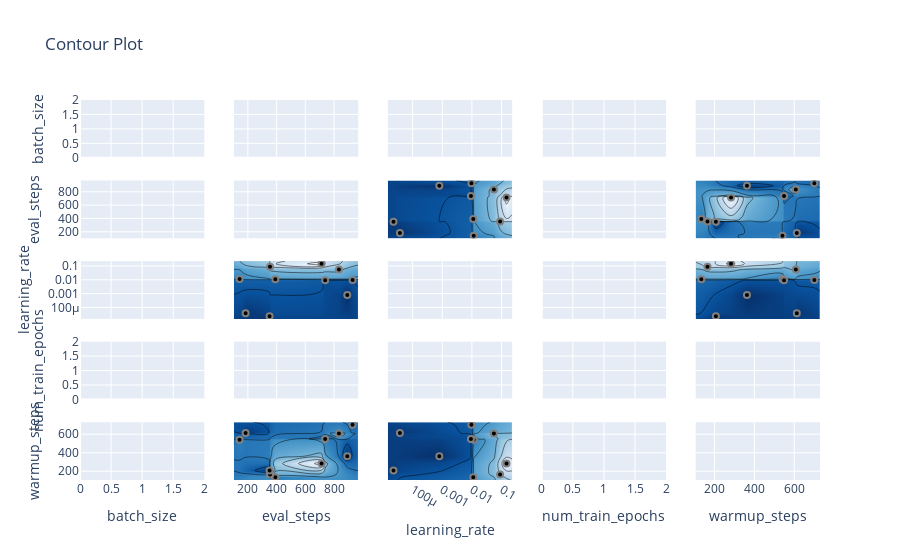

The notebook cell this image was saved under:
### Code cell
plot_contour(study)

### Figure 1 — Plotly figure (JSON) as saved in the notebook; plotly's stock layout.template omitted (floating-point values rounded to 4 significant figures; data arrays with more than 128 entries replaced by an {"elided": "..."} marker saying what was removed)
{"data": [{"type": "scatter", "xaxis": "x", "yaxis": "y"}, {"showscale": true, "type": "contour", "xaxis": "x6", "yaxis": "y6"}, {"type": "scatter", "xaxis": "x6", "yaxis": "y6"}, {"showscale": false, "type": "contour", "xaxis": "x11", "yaxis": "y11"}, {"type": "scatter", "xaxis": "x11", "yaxis": "y11"}, {"showscale": false, "type": "contour", "xaxis": "x16", "yaxis": "y16"}, {"type": "scatter", "xaxis": "x16", "yaxis": "y16"}, {"showscale": false, "type": "contour", "xaxis": "x21", "yaxis": "y21"}, {"type": "scatter", "xaxis": "x21", "yaxis": "y21"}, {"showscale": false, "type": "contour", "xaxis": "x2", "yaxis": "y2"}, {"type": "scatter", "xaxis": "x2", "yaxis": "y2"}, {"type": "scatter", "xaxis": "x7", "yaxis": "y7"}, {"colorbar": {"title": {"text": "Objective Value"}}, "colorscale": [[0, "rgb(247,251,255)"], [0.125, "rgb(222,235,247)"], [0.25, "rgb(198,219,239)"], [0.375, "rgb(158,202,225)"], [0.5, "rgb(107,174,214)"], [0.625, "rgb(66,146,198)"], [0.75, "rgb(33,113,181)"], [0.875, "rgb(8,81,156)"], [1, "rgb(8,48,107)"]], "connectgaps": true, "contours": {"coloring": "heatmap"}, "hoverinfo": "none", "line": {"smoothing": 1.3}, "reversescale": true, "showscale": false, "type": "contour", "x": [102.7, 142, 184, 351, 354, 391, 713, 738, 834, 892, 929, 968.4], "xaxis": "x12", "y": [1.463e-05, 2.268e-05, 3.727e-05, 0.0007947, 0.009296, 0.009608, 0.01112, 0.0115, 0.05521, 0.08912, 0.1467, 0.2275], "yaxis": "y12", "z": {"elided": "12x12 float values"}}, {"marker": {"color": "black", "line": {"color": "Gray", "width": 2}}, "mode": "markers", "name": "Feasible Trial", "showlegend": false, "type": "scatter", "x": [391, 834, 142, 892, 738, 184, 713, 929, 354, 351], "xaxis": "x12", "y": [0.01112, 0.05521, 0.0115, 0.0007947, 0.009296, 3.727e-05, 0.1467, 0.009608, 0.08912, 2.268e-05], "yaxis": "y12"}, {"showscale": false, "type": "contour", "xaxis": "x17", "yaxis": "y17"}, {"type": "scatter", "xaxis": "x17", "yaxis": "y17"}, {"colorbar": {"title": {"text": "Objective Value"}}, "colorscale": [[0, "rgb(247,251,255)"], [0.125, "rgb(222,235,247)"], [0.25, "rgb(198,219,239)"], [0.375, "rgb(158,202,225)"], [0.5, "rgb(107,174,214)"], [0.625, "rgb(66,146,198)"], [0.75, "rgb(33,113,181)"], [0.875, "rgb(8,81,156)"], [1, "rgb(8,48,107)"]], "connectgaps": true, "contours": {"coloring": "heatmap"}, "hoverinfo": "none", "line": {"smoothing": 1.3}, "reversescale": true, "showscale": false, "type": "contour", "x": [102.7, 142, 184, 351, 354, 391, 713, 738, 834, 892, 929, 968.4], "xaxis": "x22", "y": [105.7, 134, 165, 207, 283, 363, 541, 549, 608, 613, 701, 729.4], "yaxis": "y22", "z": {"elided": "12x12 float values"}}, {"marker": {"color": "black", "line": {"color": "Gray", "width": 2}}, "mode": "markers", "name": "Feasible Trial", "showlegend": false, "type": "scatter", "x": [391, 834, 142, 892, 738, 184, 713, 929, 354, 351], "xaxis": "x22", "y": [134, 608, 541, 363, 549, 613, 283, 701, 165, 207], "yaxis": "y22"}, {"showscale": false, "type": "contour", "xaxis": "x3", "yaxis": "y3"}, {"type": "scatter", "xaxis": "x3", "yaxis": "y3"}, {"colorbar": {"title": {"text": "Objective Value"}}, "colorscale": [[0, "rgb(247,251,255)"], [0.125, "rgb(222,235,247)"], [0.25, "rgb(198,219,239)"], [0.375, "rgb(158,202,225)"], [0.5, "rgb(107,174,214)"], [0.625, "rgb(66,146,198)"], [0.75, "rgb(33,113,181)"], [0.875, "rgb(8,81,156)"], [1, "rgb(8,48,107)"]], "connectgaps": true, "contours": {"coloring": "heatmap"}, "hoverinfo": "none", "line": {"smoothing": 1.3}, "reversescale": true, "showscale": false, "type": "contour", "x": [1.463e-05, 2.268e-05, 3.727e-05, 0.0007947, 0.009296, 0.009608, 0.01112, 0.0115, 0.05521, 0.08912, 0.1467, 0.2275], "xaxis": "x8", "y": [102.7, 142, 184, 351, 354, 391, 713, 738, 834, 892, 929, 968.4], "yaxis": "y8", "z": {"elided": "12x12 float values"}}, {"marker": {"color": "black", "line": {"color": "Gray", "width": 2}}, "mode": "markers", "name": "Feasible Trial", "showlegend": false, "type": "scatter", "x": [0.01112, 0.05521, 0.0115, 0.0007947, 0.009296, 3.727e-05, 0.1467, 0.009608, 0.08912, 2.268e-05], "xaxis": "x8", "y": [391, 834, 142, 892, 738, 184, 713, 929, 354, 351], "yaxis": "y8"}, {"type": "scatter", "xaxis": "x13", "yaxis": "y13"}, {"showscale": false, "type": "contour", "xaxis": "x18", "yaxis": "y18"}, {"type": "scatter", "xaxis": "x18", "yaxis": "y18"}, {"colorbar": {"title": {"text": "Objective Value"}}, "colorscale": [[0, "rgb(247,251,255)"], [0.125, "rgb(222,235,247)"], [0.25, "rgb(198,219,239)"], [0.375, "rgb(158,202,225)"], [0.5, "rgb(107,174,214)"], [0.625, "rgb(66,146,198)"], [0.75, "rgb(33,113,181)"], [0.875, "rgb(8,81,156)"], [1, "rgb(8,48,107)"]], "connectgaps": true, "contours": {"coloring": "heatmap"}, "hoverinfo": "none", "line": {"smoothing": 1.3}, "reversescale": true, "showscale": false, "type": "contour", "x": [1.463e-05, 2.268e-05, 3.727e-05, 0.0007947, 0.009296, 0.009608, 0.01112, 0.0115, 0.05521, 0.08912, 0.1467, 0.2275], "xaxis": "x23", "y": [105.7, 134, 165, 207, 283, 363, 541, 549, 608, 613, 701, 729.4], "yaxis": "y23", "z": {"elided": "12x12 float values"}}, {"marker": {"color": "black", "line": {"color": "Gray", "width": 2}}, "mode": "markers", "name": "Feasible Trial", "showlegend": false, "type": "scatter", "x": [0.01112, 0.05521, 0.0115, 0.0007947, 0.009296, 3.727e-05, 0.1467, 0.009608, 0.08912, 2.268e-05], "xaxis": "x23", "y": [134, 608, 541, 363, 549, 613, 283, 701, 165, 207], "yaxis": "y23"}, {"showscale": false, "type": "contour", "xaxis": "x4", "yaxis": "y4"}, {"type": "scatter", "xaxis": "x4", "yaxis": "y4"}, {"showscale": false, "type": "contour", "xaxis": "x9", "yaxis": "y9"}, {"type": "scatter", "xaxis": "x9", "yaxis": "y9"}, {"showscale": false, "type": "contour", "xaxis": "x14", "yaxis": "y14"}, {"type": "scatter", "xaxis": "x14", "yaxis": "y14"}, {"type": "scatter", "xaxis": "x19", "yaxis": "y19"}, {"showscale": false, "type": "contour", "xaxis": "x24", "yaxis": "y24"}, {"type": "scatter", "xaxis": "x24", "yaxis": "y24"}, {"showscale": false, "type": "contour", "xaxis": "x5", "yaxis": "y5"}, {"type": "scatter", "xaxis": "x5", "yaxis": "y5"}, {"colorbar": {"title": {"text": "Objective Value"}}, "colorscale": [[0, "rgb(247,251,255)"], [0.125, "rgb(222,235,247)"], [0.25, "rgb(198,219,239)"], [0.375, "rgb(158,202,225)"], [0.5, "rgb(107,174,214)"], [0.625, "rgb(66,146,198)"], [0.75, "rgb(33,113,181)"], [0.875, "rgb(8,81,156)"], [1, "rgb(8,48,107)"]], "connectgaps": true, "contours": {"coloring": "heatmap"}, "hoverinfo": "none", "line": {"smoothing": 1.3}, "reversescale": true, "showscale": false, "type": "contour", "x": [105.7, 134, 165, 207, 283, 363, 541, 549, 608, 613, 701, 729.4], "xaxis": "x10", "y": [102.7, 142, 184, 351, 354, 391, 713, 738, 834, 892, 929, 968.4], "yaxis": "y10", "z": {"elided": "12x12 float values"}}, {"marker": {"color": "black", "line": {"color": "Gray", "width": 2}}, "mode": "markers", "name": "Feasible Trial", "showlegend": false, "type": "scatter", "x": [134, 608, 541, 363, 549, 613, 283, 701, 165, 207], "xaxis": "x10", "y": [391, 834, 142, 892, 738, 184, 713, 929, 354, 351], "yaxis": "y10"}, {"colorbar": {"title": {"text": "Objective Value"}}, "colorscale": [[0, "rgb(247,251,255)"], [0.125, "rgb(222,235,247)"], [0.25, "rgb(198,219,239)"], [0.375, "rgb(158,202,225)"], [0.5, "rgb(107,174,214)"], [0.625, "rgb(66,146,198)"], [0.75, "rgb(33,113,181)"], [0.875, "rgb(8,81,156)"], [1, "rgb(8,48,107)"]], "connectgaps": true, "contours": {"coloring": "heatmap"}, "hoverinfo": "none", "line": {"smoothing": 1.3}, "reversescale": true, "showscale": false, "type": "contour", "x": [105.7, 134, 165, 207, 283, 363, 541, 549, 608, 613, 701, 729.4], "xaxis": "x15", "y": [1.463e-05, 2.268e-05, 3.727e-05, 0.0007947, 0.009296, 0.009608, 0.01112, 0.0115, 0.05521, 0.08912, 0.1467, 0.2275], "yaxis": "y15", "z": {"elided": "12x12 float values"}}, {"marker": {"color": "black", "line": {"color": "Gray", "width": 2}}, "mode": "markers", "name": "Feasible Trial", "showlegend": false, "type": "scatter", "x": [134, 608, 541, 363, 549, 613, 283, 701, 165, 207], "xaxis": "x15", "y": [0.01112, 0.05521, 0.0115, 0.0007947, 0.009296, 3.727e-05, 0.1467, 0.009608, 0.08912, 2.268e-05], "yaxis": "y15"}, {"showscale": false, "type": "contour", "xaxis": "x20", "yaxis": "y20"}, {"type": "scatter", "xaxis": "x20", "yaxis": "y20"}, {"type": "scatter", "xaxis": "x25", "yaxis": "y25"}], "layout": {"title": {"text": "Contour Plot"}, "xaxis": {"anchor": "y", "domain": [0, 0.168], "matches": "x21", "range": [1, 1], "showticklabels": false}, "xaxis10": {"anchor": "y10", "domain": [0.832, 1], "matches": "x25", "range": [105.7, 729.4], "showticklabels": false}, "xaxis11": {"anchor": "y11", "domain": [0, 0.168], "matches": "x21", "range": [1, 1], "showticklabels": false}, "xaxis12": {"anchor": "y12", "domain": [0.208, 0.376], "matches": "x22", "range": [102.7, 968.4], "showticklabels": false}, "xaxis13": {"anchor": "y13", "domain": [0.416, 0.584], "matches": "x23", "range": [-4.835, -0.6429], "showticklabels": false, "type": "log"}, "xaxis14": {"anchor": "y14", "domain": [0.624, 0.792], "matches": "x24", "range": [1, 1], "showticklabels": false}, "xaxis15": {"anchor": "y15", "domain": [0.832, 1], "matches": "x25", "range": [105.7, 729.4], "showticklabels": false}, "xaxis16": {"anchor": "y16", "domain": [0, 0.168], "matches": "x21", "range": [1, 1], "showticklabels": false}, "xaxis17": {"anchor": "y17", "domain": [0.208, 0.376], "matches": "x22", "range": [102.7, 968.4], "showticklabels": false}, "xaxis18": {"anchor": "y18", "domain": [0.416, 0.584], "matches": "x23", "range": [-4.835, -0.6429], "showticklabels": false, "type": "log"}, "xaxis19": {"anchor": "y19", "domain": [0.624, 0.792], "matches": "x24", "range": [1, 1], "showticklabels": false}, "xaxis2": {"anchor": "y2", "domain": [0.208, 0.376], "matches": "x22", "range": [102.7, 968.4], "showticklabels": false}, "xaxis20": {"anchor": "y20", "domain": [0.832, 1], "matches": "x25", "range": [105.7, 729.4], "showticklabels": false}, "xaxis21": {"anchor": "y21", "domain": [0, 0.168], "range": [1, 1], "title": {"text": "batch_size"}}, "xaxis22": {"anchor": "y22", "domain": [0.208, 0.376], "range": [102.7, 968.4], "title": {"text": "eval_steps"}}, "xaxis23": {"anchor": "y23", "domain": [0.416, 0.584], "range": [-4.835, -0.6429], "title": {"text": "learning_rate"}, "type": "log"}, "xaxis24": {"anchor": "y24", "domain": [0.624, 0.792], "range": [1, 1], "title": {"text": "num_train_epochs"}}, "xaxis25": {"anchor": "y25", "domain": [0.832, 1], "range": [105.7, 729.4], "title": {"text": "warmup_steps"}}, "xaxis3": {"anchor": "y3", "domain": [0.416, 0.584], "matches": "x23", "range": [-4.835, -0.6429], "showticklabels": false, "type": "log"}, "xaxis4": {"anchor": "y4", "domain": [0.624, 0.792], "matches": "x24", "range": [1, 1], "showticklabels": false}, "xaxis5": {"anchor": "y5", "domain": [0.832, 1], "matches": "x25", "range": [105.7, 729.4], "showticklabels": false}, "xaxis6": {"anchor": "y6", "domain": [0, 0.168], "matches": "x21", "range": [1, 1], "showticklabels": false}, "xaxis7": {"anchor": "y7", "domain": [0.208, 0.376], "matches": "x22", "range": [102.7, 968.4], "showticklabels": false}, "xaxis8": {"anchor": "y8", "domain": [0.416, 0.584], "matches": "x23", "range": [-4.835, -0.6429], "showticklabels": false, "type": "log"}, "xaxis9": {"anchor": "y9", "domain": [0.624, 0.792], "matches": "x24", "range": [1, 1], "showticklabels": false}, "yaxis": {"anchor": "x", "domain": [0.848, 1], "range": [1, 1], "title": {"text": "batch_size"}}, "yaxis10": {"anchor": "x10", "domain": [0.636, 0.788], "matches": "y6", "range": [102.7, 968.4], "showticklabels": false}, "yaxis11": {"anchor": "x11", "domain": [0.424, 0.576], "range": [-4.835, -0.6429], "title": {"text": "learning_rate"}, "type": "log"}, "yaxis12": {"anchor": "x12", "domain": [0.424, 0.576], "matches": "y11", "range": [-4.835, -0.6429], "showticklabels": false, "type": "log"}, "yaxis13": {"anchor": "x13", "domain": [0.424, 0.576], "matches": "y11", "range": [-4.835, -0.6429], "showticklabels": false, "type": "log"}, "yaxis14": {"anchor": "x14", "domain": [0.424, 0.576], "matches": "y11", "range": [-4.835, -0.6429], "showticklabels": false, "type": "log"}, "yaxis15": {"anchor": "x15", "domain": [0.424, 0.576], "matches": "y11", "range": [-4.835, -0.6429], "showticklabels": false, "type": "log"}, "yaxis16": {"anchor": "x16", "domain": [0.212, 0.364], "range": [1, 1], "title": {"text": "num_train_epochs"}}, "yaxis17": {"anchor": "x17", "domain": [0.212, 0.364], "matches": "y16", "range": [1, 1], "showticklabels": false}, "yaxis18": {"anchor": "x18", "domain": [0.212, 0.364], "matches": "y16", "range": [1, 1], "showticklabels": false}, "yaxis19": {"anchor": "x19", "domain": [0.212, 0.364], "matches": "y16", "range": [1, 1], "showticklabels": false}, "yaxis2": {"anchor": "x2", "domain": [0.848, 1], "matches": "y", "range": [1, 1], "showticklabels": false}, "yaxis20": {"anchor": "x20", "domain": [0.212, 0.364], "matches": "y16", "range": [1, 1], "showticklabels": false}, "yaxis21": {"anchor": "x21", "domain": [0, 0.152], "range": [105.7, 729.4], "title": {"text": "warmup_steps"}}, "yaxis22": {"anchor": "x22", "domain": [0, 0.152], "matches": "y21", "range": [105.7, 729.4], "showticklabels": false}, "yaxis23": {"anchor": "x23", "domain": [0, 0.152], "matches": "y21", "range": [105.7, 729.4], "showticklabels": false}, "yaxis24": {"anchor": "x24", "domain": [0, 0.152], "matches": "y21", "range": [105.7, 729.4], "showticklabels": false}, "yaxis25": {"anchor": "x25", "domain": [0, 0.152], "matches": "y21", "range": [105.7, 729.4], "showticklabels": false}, "yaxis3": {"anchor": "x3", "domain": [0.848, 1], "matches": "y", "range": [1, 1], "showticklabels": false}, "yaxis4": {"anchor": "x4", "domain": [0.848, 1], "matches": "y", "range": [1, 1], "showticklabels": false}, "yaxis5": {"anchor": "x5", "domain": [0.848, 1], "matches": "y", "range": [1, 1], "showticklabels": false}, "yaxis6": {"anchor": "x6", "domain": [0.636, 0.788], "range": [102.7, 968.4], "title": {"text": "eval_steps"}}, "yaxis7": {"anchor": "x7", "domain": [0.636, 0.788], "matches": "y6", "range": [102.7, 968.4], "showticklabels": false}, "yaxis8": {"anchor": "x8", "domain": [0.636, 0.788], "matches": "y6", "range": [102.7, 968.4], "showticklabels": false}, "yaxis9": {"anchor": "x9", "domain": [0.636, 0.788], "matches": "y6", "range": [102.7, 968.4], "showticklabels": false}}}
